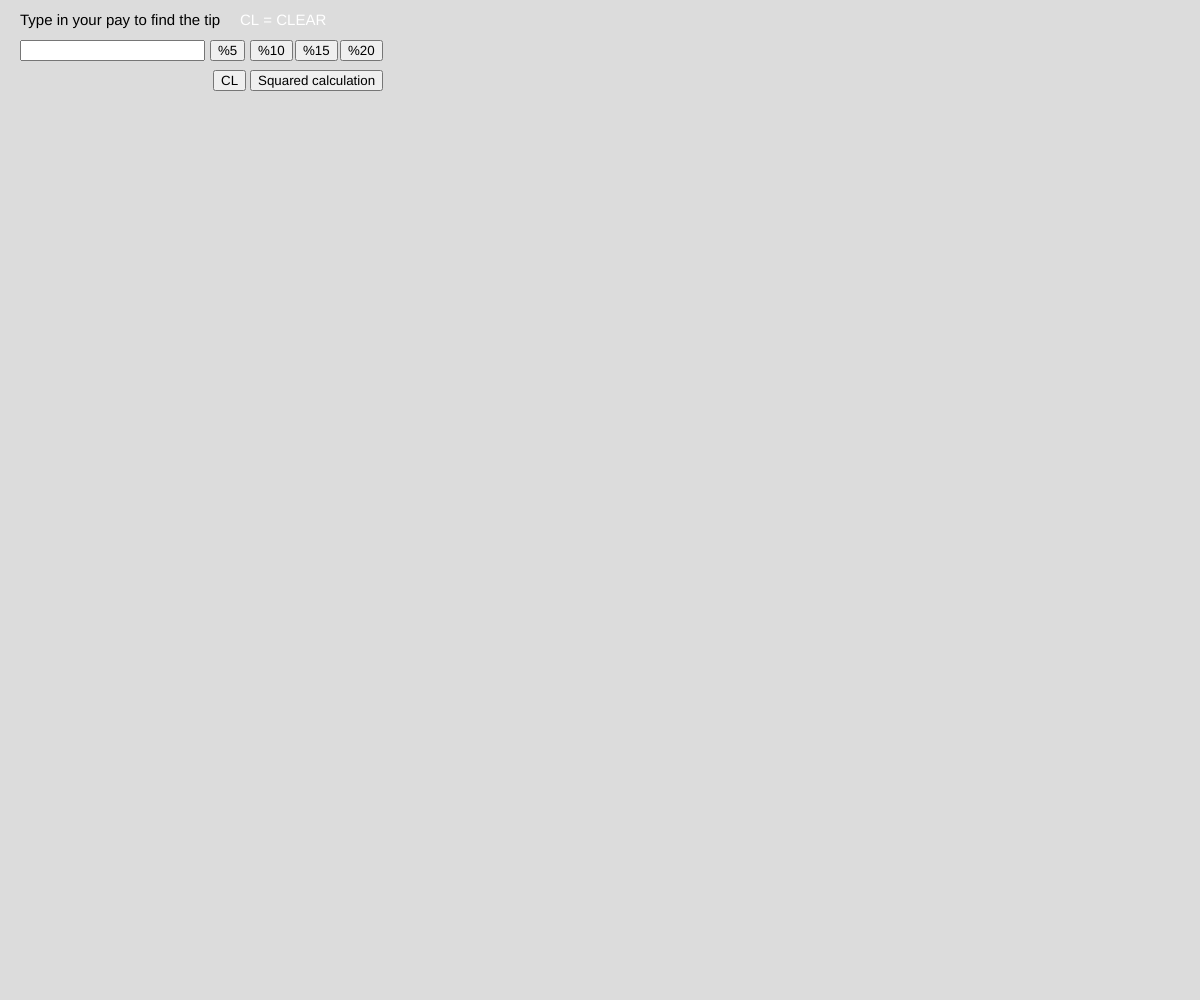
Frame 1 (no input)
Frame 60 (no input): identical to frame 1, image omitted
Frame 120 (the mouse pressed at the canvas centre since frame 60): identical to frame 1, image omitted

The p5.js sketch that drew this single still picture (run headless with seeded random() and noise() and a simulated clock; from frame 60 on, the mouse is pressed at the canvas centre):

// p5.js sketch
// ── sketch.js

function setup() {
    
    createCanvas(innerWidth, innerHeight);
    background(220);
    
    textSize(15);
    fill('black')
    text('Type in your pay to find the tip',20, 25);
    fill('white');
    text('CL = CLEAR', 240,25);
    
    input = createInput();
    input.position (20, 40);
    
    button = createButton ('%5');
    button.position(input.x + input.width + 5, 40)
    button.mousePressed(function() { tipCal(0.05);} );
    
    button = createButton ('%10');
    button.position(input.x + input.width + 45, 40)
    button.mousePressed(function() { tipCal(0.1);} );
    
    button = createButton ('%15');
    button.position(input.x + input.width + 90, 40)
    button.mousePressed(function() { tipCal(0.15);} );
    
    button = createButton ('%20');
    button.position(input.x + input.width + 135, 40)
    button.mousePressed(function() { tipCal(0.20);} );
    
    button = createButton ('Squared calculation');
    button.position(input.x + input.width + 45, 70)
    button.mousePressed(sqd); 
    
    button = createButton ('CL');
    button.position(input.x + input.width + 8, 70)
    button.mousePressed(CL); 
    
}


function draw() { 
    
}


function tipCal(percent){
    fill('black')
    let number = input.value();
    let locationY = 50 + percent * 800;
    if(number>-1000000)
    {
        let TipAmount = number * percent;
        text('The '+ percent +' tip of $' + number + ' = $' + TipAmount, 20, locationY);
    }
    else{
       text('Please input a number, Thank you!',20, 270); 
    }
}

function sqd(){
    fill('black')
    let number = input.value();
    if(number>-1000000)
    {
        let SqdNum = number * number;
        text('The square of ' + number + ' = ' + SqdNum, 230, 115);
    }
    else{
       text('Please input a number, Thank you!',20, 270);
    }
}

function CL(){
    background(220);
    textSize(15);
    text('Type in your pay to find the tip',20, 25);
    fill('white');
    text('CL = CLEAR', 240,25);
}

/*
function tenTip(){
    let number = input.value();
    if(number>-1000000)
    {
        let TipAmount = number * .10;
        text('The 10% tip of $' + number + ' = $' + TipAmount, 20, 100);
    }
    else{
       text('Please input a number, Thank you!',20, 180) 
    }
}

function fiftTip(){
    let number = input.value();
    if(number>-1000000)
    {
        let TipAmount = number * .15;
        text('The 15% tip of $' + number + ' = $' + TipAmount, 20, 120);
    }
    else{
       text('Please input a number, Thank you!',20, 180) 
    }
}

function twentTip(){
    let number = input.value();
    if(number>-1000000)
    {
        let TipAmount = number * .20;
        text('The 20% tip of $' + number + ' = $' + TipAmount, 20, 140);
    }
    else{
       text('Please input a number, Thank you!',20, 180) 
    }
}
*/
